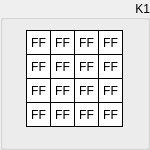
  <widget class="QGroupBox" name="groupK1">
   <property name="geometry">
    <rect>
     <x>400</x>
     <y>0</y>
     <width>150</width>
     <height>150</height>
    </rect>
   </property>
   <property name="sizePolicy">
    <sizepolicy hsizetype="Fixed" vsizetype="Fixed">
     <horstretch>0</horstretch>
     <verstretch>0</verstretch>
    </sizepolicy>
   </property>
   <property name="styleSheet">
    <string notr="true"/>
   </property>
   <property name="title">
    <string>K1</string>
   </property>
   <property name="alignment">
    <set>Qt::AlignRight|Qt::AlignTrailing|Qt::AlignVCenter</set>
   </property>
   <widget class="QLabel" name="k0byte15_2">
    <property name="enabled">
     <bool>true</bool>
    </property>
    <property name="geometry">
     <rect>
      <x>98</x>
      <y>102</y>
      <width>25</width>
      <height>25</height>
     </rect>
    </property>
    <property name="sizePolicy">
     <sizepolicy hsizetype="Fixed" vsizetype="Fixed">
      <horstretch>0</horstretch>
      <verstretch>0</verstretch>
     </sizepolicy>
    </property>
    <property name="font">
     <font>
      <kerning>true</kerning>
     </font>
    </property>
    <property name="layoutDirection">
     <enum>Qt::LeftToRight</enum>
    </property>
    <property name="styleSheet">
     <string notr="true">QLabel {
	 border-width: 1px;
     border-style: solid;
     border-color: black; 
     background-color: white;
}</string>
    </property>
    <property name="text">
     <string>FF</string>
    </property>
    <property name="alignment">
     <set>Qt::AlignCenter</set>
    </property>
   </widget>
   <widget class="QLabel" name="k0byte13_2">
    <property name="enabled">
     <bool>true</bool>
    </property>
    <property name="geometry">
     <rect>
      <x>98</x>
      <y>54</y>
      <width>25</width>
      <height>25</height>
     </rect>
    </property>
    <property name="sizePolicy">
     <sizepolicy hsizetype="Fixed" vsizetype="Fixed">
      <horstretch>0</horstretch>
      <verstretch>0</verstretch>
     </sizepolicy>
    </property>
    <property name="font">
     <font>
      <kerning>true</kerning>
     </font>
    </property>
    <property name="layoutDirection">
     <enum>Qt::LeftToRight</enum>
    </property>
    <property name="styleSheet">
     <string notr="true">QLabel {
	 border-width: 1px;
     border-style: solid;
     border-color: black; 
     background-color: white;
}</string>
    </property>
    <property name="text">
     <string>FF</string>
    </property>
    <property name="alignment">
     <set>Qt::AlignCenter</set>
    </property>
   </widget>
   <widget class="QLabel" name="k0byte14_2">
    <property name="enabled">
     <bool>true</bool>
    </property>
    <property name="geometry">
     <rect>
      <x>98</x>
      <y>78</y>
      <width>25</width>
      <height>25</height>
     </rect>
    </property>
    <property name="sizePolicy">
     <sizepolicy hsizetype="Fixed" vsizetype="Fixed">
      <horstretch>0</horstretch>
      <verstretch>0</verstretch>
     </sizepolicy>
    </property>
    <property name="font">
     <font>
      <kerning>true</kerning>
     </font>
    </property>
    <property name="layoutDirection">
     <enum>Qt::LeftToRight</enum>
    </property>
    <property name="styleSheet">
     <string notr="true">QLabel {
	 border-width: 1px;
     border-style: solid;
     border-color: black; 
     background-color: white;
}</string>
    </property>
    <property name="text">
     <string>FF</string>
    </property>
    <property name="alignment">
     <set>Qt::AlignCenter</set>
    </property>
   </widget>
   <widget class="QLabel" name="k0byte06_2">
    <property name="enabled">
     <bool>true</bool>
    </property>
    <property name="geometry">
     <rect>
      <x>50</x>
      <y>78</y>
      <width>25</width>
      <height>25</height>
     </rect>
    </property>
    <property name="sizePolicy">
     <sizepolicy hsizetype="Fixed" vsizetype="Fixed">
      <horstretch>0</horstretch>
      <verstretch>0</verstretch>
     </sizepolicy>
    </property>
    <property name="font">
     <font>
      <kerning>true</kerning>
     </font>
    </property>
    <property name="layoutDirection">
     <enum>Qt::LeftToRight</enum>
    </property>
    <property name="styleSheet">
     <string notr="true">QLabel {
	 border-width: 1px;
     border-style: solid;
     border-color: black; 
     background-color: white;
}</string>
    </property>
    <property name="text">
     <string>FF</string>
    </property>
    <property name="alignment">
     <set>Qt::AlignCenter</set>
    </property>
   </widget>
   <widget class="QLabel" name="k0byte04_2">
    <property name="enabled">
     <bool>true</bool>
    </property>
    <property name="geometry">
     <rect>
      <x>50</x>
      <y>30</y>
      <width>25</width>
      <height>25</height>
     </rect>
    </property>
    <property name="sizePolicy">
     <sizepolicy hsizetype="Fixed" vsizetype="Fixed">
      <horstretch>0</horstretch>
      <verstretch>0</verstretch>
     </sizepolicy>
    </property>
    <property name="font">
     <font>
      <kerning>true</kerning>
     </font>
    </property>
    <property name="layoutDirection">
     <enum>Qt::LeftToRight</enum>
    </property>
    <property name="styleSheet">
     <string notr="true">QLabel {
	 border-width: 1px;
     border-style: solid;
     border-color: black; 
     background-color: white;
}</string>
    </property>
    <property name="text">
     <string>FF</string>
    </property>
    <property name="alignment">
     <set>Qt::AlignCenter</set>
    </property>
   </widget>
   <widget class="QLabel" name="k0byte02_2">
    <property name="enabled">
     <bool>true</bool>
    </property>
    <property name="geometry">
     <rect>
      <x>26</x>
      <y>78</y>
      <width>25</width>
      <height>25</height>
     </rect>
    </property>
    <property name="sizePolicy">
     <sizepolicy hsizetype="Fixed" vsizetype="Fixed">
      <horstretch>0</horstretch>
      <verstretch>0</verstretch>
     </sizepolicy>
    </property>
    <property name="font">
     <font>
      <kerning>true</kerning>
     </font>
    </property>
    <property name="layoutDirection">
     <enum>Qt::LeftToRight</enum>
    </property>
    <property name="styleSheet">
     <string notr="true">QLabel {
	 border-width: 1px;
     border-style: solid;
     border-color: black; 
     background-color: white;
}</string>
    </property>
    <property name="text">
     <string>FF</string>
    </property>
    <property name="alignment">
     <set>Qt::AlignCenter</set>
    </property>
   </widget>
   <widget class="QLabel" name="k0byte10_2">
    <property name="enabled">
     <bool>true</bool>
    </property>
    <property name="geometry">
     <rect>
      <x>74</x>
      <y>78</y>
      <width>25</width>
      <height>25</height>
     </rect>
    </property>
    <property name="sizePolicy">
     <sizepolicy hsizetype="Fixed" vsizetype="Fixed">
      <horstretch>0</horstretch>
      <verstretch>0</verstretch>
     </sizepolicy>
    </property>
    <property name="font">
     <font>
      <kerning>true</kerning>
     </font>
    </property>
    <property name="layoutDirection">
     <enum>Qt::LeftToRight</enum>
    </property>
    <property name="styleSheet">
     <string notr="true">QLabel {
	 border-width: 1px;
     border-style: solid;
     border-color: black; 
     background-color: white;
}</string>
    </property>
    <property name="text">
     <string>FF</string>
    </property>
    <property name="alignment">
     <set>Qt::AlignCenter</set>
    </property>
   </widget>
   <widget class="QLabel" name="k0byte09_2">
    <property name="enabled">
     <bool>true</bool>
    </property>
    <property name="geometry">
     <rect>
      <x>74</x>
      <y>54</y>
      <width>25</width>
      <height>25</height>
     </rect>
    </property>
    <property name="sizePolicy">
     <sizepolicy hsizetype="Fixed" vsizetype="Fixed">
      <horstretch>0</horstretch>
      <verstretch>0</verstretch>
     </sizepolicy>
    </property>
    <property name="font">
     <font>
      <kerning>true</kerning>
     </font>
    </property>
    <property name="layoutDirection">
     <enum>Qt::LeftToRight</enum>
    </property>
    <property name="styleSheet">
     <string notr="true">QLabel {
	 border-width: 1px;
     border-style: solid;
     border-color: black; 
     background-color: white;
}</string>
    </property>
    <property name="text">
     <string>FF</string>
    </property>
    <property name="alignment">
     <set>Qt::AlignCenter</set>
    </property>
   </widget>
   <widget class="QLabel" name="k0byte01_2">
    <property name="enabled">
     <bool>true</bool>
    </property>
    <property name="geometry">
     <rect>
      <x>26</x>
      <y>54</y>
      <width>25</width>
      <height>25</height>
     </rect>
    </property>
    <property name="sizePolicy">
     <sizepolicy hsizetype="Fixed" vsizetype="Fixed">
      <horstretch>0</horstretch>
      <verstretch>0</verstretch>
     </sizepolicy>
    </property>
    <property name="font">
     <font>
      <kerning>true</kerning>
     </font>
    </property>
    <property name="layoutDirection">
     <enum>Qt::LeftToRight</enum>
    </property>
    <property name="styleSheet">
     <string notr="true">QLabel {
	 border-width: 1px;
     border-style: solid;
     border-color: black; 
     background-color: white;
}</string>
    </property>
    <property name="text">
     <string>FF</string>
    </property>
    <property name="alignment">
     <set>Qt::AlignCenter</set>
    </property>
   </widget>
   <widget class="QLabel" name="k0byte08_2">
    <property name="enabled">
     <bool>true</bool>
    </property>
    <property name="geometry">
     <rect>
      <x>74</x>
      <y>30</y>
      <width>25</width>
      <height>25</height>
     </rect>
    </property>
    <property name="sizePolicy">
     <sizepolicy hsizetype="Fixed" vsizetype="Fixed">
      <horstretch>0</horstretch>
      <verstretch>0</verstretch>
     </sizepolicy>
    </property>
    <property name="font">
     <font>
      <kerning>true</kerning>
     </font>
    </property>
    <property name="layoutDirection">
     <enum>Qt::LeftToRight</enum>
    </property>
    <property name="styleSheet">
     <string notr="true">QLabel {
	 border-width: 1px;
     border-style: solid;
     border-color: black; 
     background-color: white;
}</string>
    </property>
    <property name="text">
     <string>FF</string>
    </property>
    <property name="alignment">
     <set>Qt::AlignCenter</set>
    </property>
   </widget>
   <widget class="QLabel" name="k0byte00_2">
    <property name="enabled">
     <bool>true</bool>
    </property>
    <property name="geometry">
     <rect>
      <x>26</x>
      <y>30</y>
      <width>25</width>
      <height>25</height>
     </rect>
    </property>
    <property name="sizePolicy">
     <sizepolicy hsizetype="Fixed" vsizetype="Fixed">
      <horstretch>0</horstretch>
      <verstretch>0</verstretch>
     </sizepolicy>
    </property>
    <property name="font">
     <font>
      <kerning>true</kerning>
     </font>
    </property>
    <property name="layoutDirection">
     <enum>Qt::LeftToRight</enum>
    </property>
    <property name="styleSheet">
     <string notr="true">QLabel {
	 border-width: 1px;
     border-style: solid;
     border-color: black; 
     background-color: white;
}</string>
    </property>
    <property name="text">
     <string>FF</string>
    </property>
    <property name="alignment">
     <set>Qt::AlignCenter</set>
    </property>
    <property name="wordWrap">
     <bool>false</bool>
    </property>
   </widget>
   <widget class="QLabel" name="k0byte07_2">
    <property name="enabled">
     <bool>true</bool>
    </property>
    <property name="geometry">
     <rect>
      <x>50</x>
      <y>102</y>
      <width>25</width>
      <height>25</height>
     </rect>
    </property>
    <property name="sizePolicy">
     <sizepolicy hsizetype="Fixed" vsizetype="Fixed">
      <horstretch>0</horstretch>
      <verstretch>0</verstretch>
     </sizepolicy>
    </property>
    <property name="font">
     <font>
      <kerning>true</kerning>
     </font>
    </property>
    <property name="layoutDirection">
     <enum>Qt::LeftToRight</enum>
    </property>
    <property name="styleSheet">
     <string notr="true">QLabel {
	 border-width: 1px;
     border-style: solid;
     border-color: black; 
     background-color: white;
}</string>
    </property>
    <property name="text">
     <string>FF</string>
    </property>
    <property name="alignment">
     <set>Qt::AlignCenter</set>
    </property>
   </widget>
   <widget class="QLabel" name="k0byte12_2">
    <property name="enabled">
     <bool>true</bool>
    </property>
    <property name="geometry">
     <rect>
      <x>98</x>
      <y>30</y>
      <width>25</width>
      <height>25</height>
     </rect>
    </property>
    <property name="sizePolicy">
     <sizepolicy hsizetype="Fixed" vsizetype="Fixed">
      <horstretch>0</horstretch>
      <verstretch>0</verstretch>
     </sizepolicy>
    </property>
    <property name="font">
     <font>
      <kerning>true</kerning>
     </font>
    </property>
    <property name="layoutDirection">
     <enum>Qt::LeftToRight</enum>
    </property>
    <property name="styleSheet">
     <string notr="true">QLabel {
	 border-width: 1px;
     border-style: solid;
     border-color: black; 
     background-color: white;
}</string>
    </property>
    <property name="text">
     <string>FF</string>
    </property>
    <property name="alignment">
     <set>Qt::AlignCenter</set>
    </property>
   </widget>
   <widget class="QLabel" name="k0byte03_2">
    <property name="enabled">
     <bool>true</bool>
    </property>
    <property name="geometry">
     <rect>
      <x>26</x>
      <y>102</y>
      <width>25</width>
      <height>25</height>
     </rect>
    </property>
    <property name="sizePolicy">
     <sizepolicy hsizetype="Fixed" vsizetype="Fixed">
      <horstretch>0</horstretch>
      <verstretch>0</verstretch>
     </sizepolicy>
    </property>
    <property name="font">
     <font>
      <kerning>true</kerning>
     </font>
    </property>
    <property name="layoutDirection">
     <enum>Qt::LeftToRight</enum>
    </property>
    <property name="styleSheet">
     <string notr="true">QLabel {
	 border-width: 1px;
     border-style: solid;
     border-color: black; 
     background-color: white;
}</string>
    </property>
    <property name="text">
     <string>FF</string>
    </property>
    <property name="alignment">
     <set>Qt::AlignCenter</set>
    </property>
   </widget>
   <widget class="QLabel" name="k0byte11_2">
    <property name="enabled">
     <bool>true</bool>
    </property>
    <property name="geometry">
     <rect>
      <x>74</x>
      <y>102</y>
      <width>25</width>
      <height>25</height>
     </rect>
    </property>
    <property name="sizePolicy">
     <sizepolicy hsizetype="Fixed" vsizetype="Fixed">
      <horstretch>0</horstretch>
      <verstretch>0</verstretch>
     </sizepolicy>
    </property>
    <property name="font">
     <font>
      <kerning>true</kerning>
     </font>
    </property>
    <property name="layoutDirection">
     <enum>Qt::LeftToRight</enum>
    </property>
    <property name="styleSheet">
     <string notr="true">QLabel {
	 border-width: 1px;
     border-style: solid;
     border-color: black; 
     background-color: white;
}</string>
    </property>
    <property name="text">
     <string>FF</string>
    </property>
    <property name="alignment">
     <set>Qt::AlignCenter</set>
    </property>
   </widget>
   <widget class="QLabel" name="k0byte05_2">
    <property name="enabled">
     <bool>true</bool>
    </property>
    <property name="geometry">
     <rect>
      <x>50</x>
      <y>54</y>
      <width>25</width>
      <height>25</height>
     </rect>
    </property>
    <property name="sizePolicy">
     <sizepolicy hsizetype="Fixed" vsizetype="Fixed">
      <horstretch>0</horstretch>
      <verstretch>0</verstretch>
     </sizepolicy>
    </property>
    <property name="font">
     <font>
      <kerning>true</kerning>
     </font>
    </property>
    <property name="layoutDirection">
     <enum>Qt::LeftToRight</enum>
    </property>
    <property name="styleSheet">
     <string notr="true">QLabel {
	 border-width: 1px;
     border-style: solid;
     border-color: black; 
     background-color: white;
}</string>
    </property>
    <property name="text">
     <string>FF</string>
    </property>
    <property name="alignment">
     <set>Qt::AlignCenter</set>
    </property>
   </widget>
  </widget>
